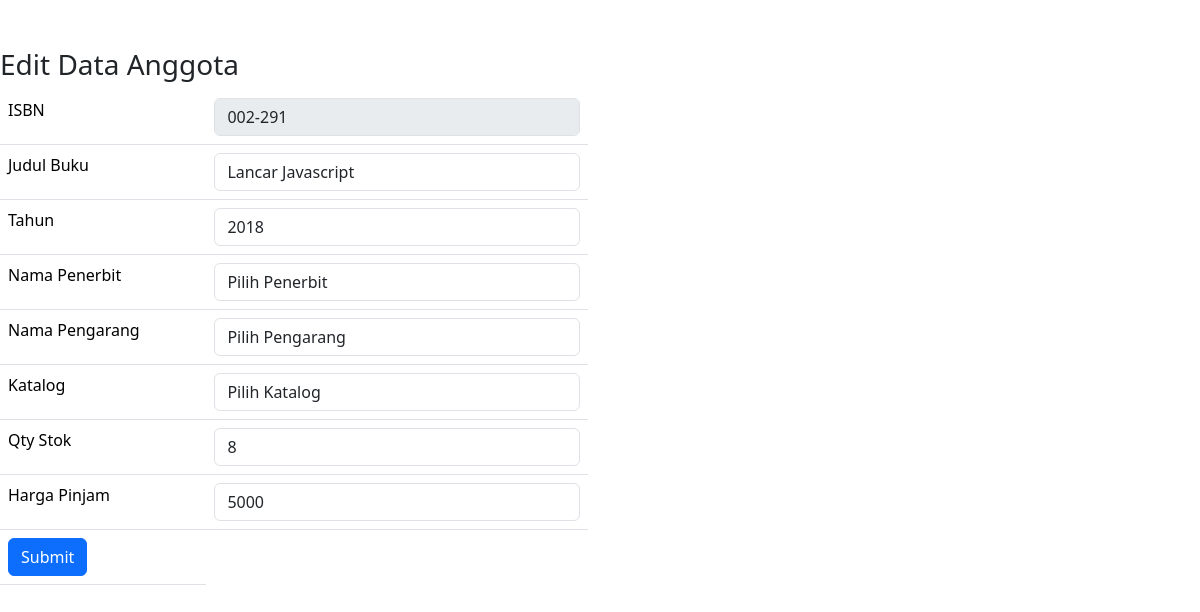
The app's page /sesi29/buku/edit_buku.php?isbn=002-291 with its own data.
### tables this page shows
CREATE TABLE `buku` (
  `isbn` varchar(25) NOT NULL,
  `judul` varchar(255) DEFAULT NULL,
  `tahun` int(11) DEFAULT NULL,
  `id_penerbit` varchar(8) DEFAULT NULL,
  `id_pengarang` varchar(8) DEFAULT NULL,
  `id_katalog` varchar(3) DEFAULT NULL,
  `qty_stok` int(11) DEFAULT 0,
  `harga_pinjam` int(11) NOT NULL
);

### sesi29/buku/edit_buku.php (the view, shortened to what this page needs)
<!DOCTYPE html>
<html lang="en">
<head>
    <link href="https://cdn.jsdelivr.net/npm/bootstrap@5.3.2/dist/css/bootstrap.min.css" rel="stylesheet">
    <link rel="stylesheet" href="https://cdn.jsdelivr.net/npm/bootstrap-icons@1.11.1/font/bootstrap-icons.css">
</head>
<?php
include "../config/config.php";
$isbn = $_GET['isbn'];
$books = mysqli_query($con, "SELECT * FROM buku JOIN pengarang ON buku.id_pengarang = pengarang.id_pengarang
JOIN penerbit ON buku.id_penerbit = penerbit.id_penerbit
JOIN katalog ON buku.id_katalog = katalog.id_katalog WHERE isbn='$isbn'");
foreach ($books as $book) {
    $isbn = $book['isbn'];
    $judul = $book['judul'];
    $tahun = $book['tahun'];
    $qty_stok = $book['qty_stok'];
    $harga_pinjam = $book['harga_pinjam'];
}
?>
<body>
    <div class="row">
        <div class="col-md-6">
            <h3 class="mt-5">Edit Data Anggota</h3>
            <form action="proses_edit_buku.php?isbn=<?php echo $isbn; ?>" method="post">
                <table class="table">
                    <tr>
                        <td>ISBN</td>
                        <td><input type="text" name="isbn" class="form-control" autocomplete="off" value="<?php echo $isbn; ?>" disabled></td>
                    </tr>
                    <tr>
                        <td>Judul Buku</td>
                        <td><input type="text" name="judul" class="form-control" value="<?php echo $judul; ?>"></td>
                    </tr>
                    <tr>
                        <td>Tahun</td>
                        <td><input type="text" name="tahun" class="form-control" value="<?php echo $tahun; ?>"></td>
                    </tr>
                    <tr>
                    <td>Nama Penerbit</td>
                        <td>
                        <select name="id_penerbit" class="form-control">
                        <option selected>Pilih Penerbit</option>
                        </select>
                        </td>
                    </tr>
                    <tr>
                    <td>Nama Pengarang</td>
                        <td>
                        <select name="id_pengarang" class="form-control">
                        <option selected>Pilih Pengarang</option>
                        </select>
                        </td>
                    </tr>
                    <tr>
                    <td>Katalog</td>
                        <td>
                        <select name="id_katalog" class="form-control">
                        <option selected>Pilih Katalog</option>
                        </select>
                        </td>
                    </tr>
                    <tr>
                        <td>Qty Stok</td>
                        <td><input type="text" name="qty_stok" class="form-control" value="<?php echo $qty_stok; ?>"></td>
                    </tr>
                    <tr>
                        <td>Harga Pinjam</td>
                        <td><input type="text" name="harga_pinjam" class="form-control" value="<?php echo $harga_pinjam; ?>"></td>
                    </tr>
                    <tr>
                        <td><input class="btn btn-primary" type="submit" name="submit"></td>
                    </tr>
                </table>
            </form>
        </div>
    </div>
</body>
</html>

### records on screen
buku: isbn "002-291", judul "Lancar Javascript", tahun "2018", qty_stok "8", harga_pinjam "5000"
